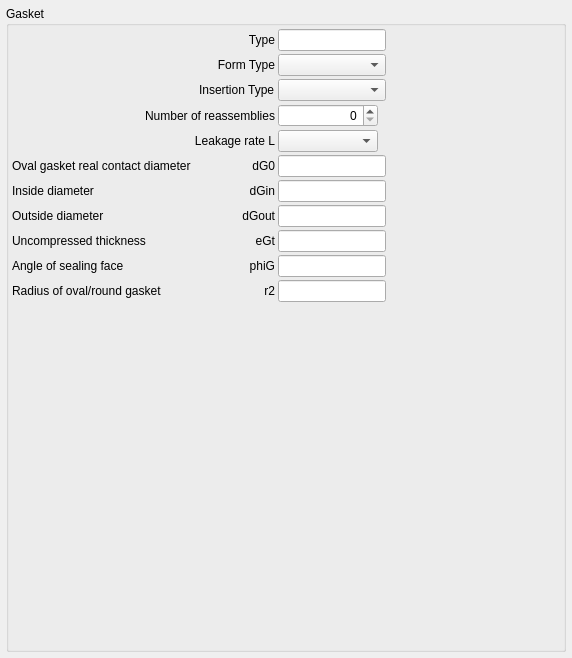
       <widget class="QWidget" name="tabGasket">
        <attribute name="title">
         <string>Gasket</string>
        </attribute>
        <layout class="QGridLayout" name="gridLayout_9">
         <property name="leftMargin">
          <number>6</number>
         </property>
         <property name="topMargin">
          <number>6</number>
         </property>
         <property name="rightMargin">
          <number>6</number>
         </property>
         <property name="bottomMargin">
          <number>6</number>
         </property>
         <property name="spacing">
          <number>3</number>
         </property>
         <item row="0" column="0">
          <widget class="QGroupBox" name="gbGasket">
           <property name="title">
            <string>Gasket</string>
           </property>
           <layout class="QGridLayout" name="gridLayout_2">
            <property name="leftMargin">
             <number>3</number>
            </property>
            <property name="topMargin">
             <number>3</number>
            </property>
            <property name="rightMargin">
             <number>3</number>
            </property>
            <property name="bottomMargin">
             <number>3</number>
            </property>
            <property name="spacing">
             <number>3</number>
            </property>
            <item row="1" column="2">
             <widget class="QComboBox" name="cbFormType"/>
            </item>
            <item row="2" column="1" alignment="Qt::AlignRight">
             <widget class="QLabel" name="lblInsType">
              <property name="text">
               <string>Insertion Type</string>
              </property>
             </widget>
            </item>
            <item row="0" column="1">
             <widget class="QLabel" name="lblTypeGasket">
              <property name="text">
               <string>Type</string>
              </property>
              <property name="alignment">
               <set>Qt::AlignRight|Qt::AlignTrailing|Qt::AlignVCenter</set>
              </property>
             </widget>
            </item>
            <item row="0" column="3" rowspan="11">
             <spacer name="horizontalSpacer_5">
              <property name="orientation">
               <enum>Qt::Horizontal</enum>
              </property>
              <property name="sizeHint" stdset="0">
               <size>
                <width>171</width>
                <height>138</height>
               </size>
              </property>
             </spacer>
            </item>
            <item row="0" column="2">
             <widget class="RB_IdxLineEdit" name="ileTypeGasket"/>
            </item>
            <item row="1" column="1">
             <widget class="QLabel" name="lblFrmType">
              <property name="text">
               <string>Form Type</string>
              </property>
              <property name="alignment">
               <set>Qt::AlignRight|Qt::AlignTrailing|Qt::AlignVCenter</set>
              </property>
             </widget>
            </item>
            <item row="2" column="2">
             <widget class="QComboBox" name="cbInsType"/>
            </item>
            <item row="6" column="1">
             <widget class="QLabel" name="lbldGin">
              <property name="text">
               <string>dGin</string>
              </property>
              <property name="alignment">
               <set>Qt::AlignRight|Qt::AlignTrailing|Qt::AlignVCenter</set>
              </property>
             </widget>
            </item>
            <item row="3" column="2">
             <widget class="QSpinBox" name="sbNoReassemblies">
              <property name="sizePolicy">
               <sizepolicy hsizetype="Minimum" vsizetype="Fixed">
                <horstretch>0</horstretch>
                <verstretch>0</verstretch>
               </sizepolicy>
              </property>
              <property name="minimumSize">
               <size>
                <width>50</width>
                <height>0</height>
               </size>
              </property>
              <property name="maximumSize">
               <size>
                <width>100</width>
                <height>16777215</height>
               </size>
              </property>
              <property name="alignment">
               <set>Qt::AlignRight|Qt::AlignTrailing|Qt::AlignVCenter</set>
              </property>
              <property name="maximum">
               <number>999</number>
              </property>
             </widget>
            </item>
            <item row="6" column="2">
             <widget class="RB_UomLineEdit" name="ledGin">
              <property name="sizePolicy">
               <sizepolicy hsizetype="Preferred" vsizetype="Fixed">
                <horstretch>0</horstretch>
                <verstretch>0</verstretch>
               </sizepolicy>
              </property>
             </widget>
            </item>
            <item row="7" column="1">
             <widget class="QLabel" name="lbldGout">
              <property name="text">
               <string>dGout</string>
              </property>
              <property name="alignment">
               <set>Qt::AlignRight|Qt::AlignTrailing|Qt::AlignVCenter</set>
              </property>
             </widget>
            </item>
            <item row="4" column="1">
             <widget class="QLabel" name="lblLeakageRate">
              <property name="text">
               <string>Leakage rate L</string>
              </property>
              <property name="alignment">
               <set>Qt::AlignRight|Qt::AlignTrailing|Qt::AlignVCenter</set>
              </property>
             </widget>
            </item>
            <item row="4" column="2">
             <widget class="QComboBox" name="cbLeakageRate">
              <property name="minimumSize">
               <size>
                <width>50</width>
                <height>0</height>
               </size>
              </property>
              <property name="maximumSize">
               <size>
                <width>100</width>
                <height>16777215</height>
               </size>
              </property>
             </widget>
            </item>
            <item row="5" column="2">
             <widget class="RB_UomLineEdit" name="ledG0">
              <property name="sizePolicy">
               <sizepolicy hsizetype="Preferred" vsizetype="Fixed">
                <horstretch>0</horstretch>
                <verstretch>0</verstretch>
               </sizepolicy>
              </property>
             </widget>
            </item>
            <item row="7" column="2">
             <widget class="RB_UomLineEdit" name="ledGout">
              <property name="sizePolicy">
               <sizepolicy hsizetype="Preferred" vsizetype="Fixed">
                <horstretch>0</horstretch>
                <verstretch>0</verstretch>
               </sizepolicy>
              </property>
             </widget>
            </item>
            <item row="5" column="1">
             <widget class="QLabel" name="lbldG0">
              <property name="text">
               <string>dG0</string>
              </property>
              <property name="alignment">
               <set>Qt::AlignRight|Qt::AlignTrailing|Qt::AlignVCenter</set>
              </property>
             </widget>
            </item>
            <item row="9" column="1">
             <widget class="QLabel" name="lblphiG">
              <property name="text">
               <string>phiG</string>
              </property>
              <property name="alignment">
               <set>Qt::AlignRight|Qt::AlignTrailing|Qt::AlignVCenter</set>
              </property>
             </widget>
            </item>
            <item row="10" column="2">
             <widget class="RB_UomLineEdit" name="ler2">
              <property name="sizePolicy">
               <sizepolicy hsizetype="Preferred" vsizetype="Fixed">
                <horstretch>0</horstretch>
                <verstretch>0</verstretch>
               </sizepolicy>
              </property>
             </widget>
            </item>
            <item row="8" column="1">
             <widget class="QLabel" name="lbleGt">
              <property name="text">
               <string>eGt</string>
              </property>
              <property name="alignment">
               <set>Qt::AlignRight|Qt::AlignTrailing|Qt::AlignVCenter</set>
              </property>
             </widget>
            </item>
            <item row="11" column="1" colspan="3">
             <spacer name="verticalSpacer_4">
              <property name="orientation">
               <enum>Qt::Vertical</enum>
              </property>
              <property name="sizeHint" stdset="0">
               <size>
                <width>328</width>
                <height>344</height>
               </size>
              </property>
             </spacer>
            </item>
            <item row="8" column="2">
             <widget class="RB_UomLineEdit" name="leeGt">
              <property name="sizePolicy">
               <sizepolicy hsizetype="Preferred" vsizetype="Fixed">
                <horstretch>0</horstretch>
                <verstretch>0</verstretch>
               </sizepolicy>
              </property>
             </widget>
            </item>
            <item row="10" column="1">
             <widget class="QLabel" name="lblr2">
              <property name="text">
               <string>r2</string>
              </property>
              <property name="alignment">
               <set>Qt::AlignRight|Qt::AlignTrailing|Qt::AlignVCenter</set>
              </property>
             </widget>
            </item>
            <item row="9" column="2">
             <widget class="RB_UomLineEdit" name="lephiG">
              <property name="sizePolicy">
               <sizepolicy hsizetype="Preferred" vsizetype="Fixed">
                <horstretch>0</horstretch>
                <verstretch>0</verstretch>
               </sizepolicy>
              </property>
             </widget>
            </item>
            <item row="3" column="0" colspan="2">
             <widget class="QLabel" name="lblNoReassemblies">
              <property name="text">
               <string>Number of reassemblies</string>
              </property>
              <property name="alignment">
               <set>Qt::AlignRight|Qt::AlignTrailing|Qt::AlignVCenter</set>
              </property>
             </widget>
            </item>
            <item row="6" column="0">
             <widget class="QLabel" name="label_24">
              <property name="text">
               <string>Inside diameter</string>
              </property>
             </widget>
            </item>
            <item row="5" column="0">
             <widget class="QLabel" name="label_23">
              <property name="text">
               <string>Oval gasket real contact diameter</string>
              </property>
             </widget>
            </item>
            <item row="7" column="0">
             <widget class="QLabel" name="label_25">
              <property name="text">
               <string>Outside diameter</string>
              </property>
             </widget>
            </item>
            <item row="8" column="0">
             <widget class="QLabel" name="label_28">
              <property name="text">
               <string>Uncompressed thickness</string>
              </property>
             </widget>
            </item>
            <item row="9" column="0">
             <widget class="QLabel" name="label_31">
              <property name="text">
               <string>Angle of sealing face</string>
              </property>
             </widget>
            </item>
            <item row="10" column="0">
             <widget class="QLabel" name="label_32">
              <property name="text">
               <string>Radius of oval/round gasket</string>
              </property>
             </widget>
            </item>
           </layout>
          </widget>
         </item>
        </layout>
       </widget>
